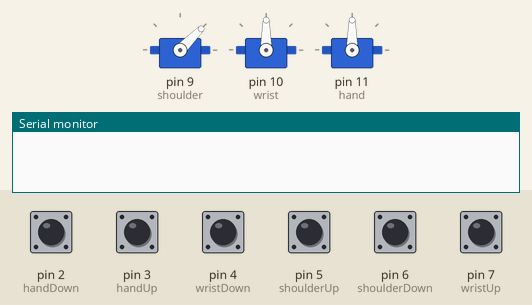
This sketch was run on a simulated Arduino Uno, built with avr-gcc and run on an emulated ATmega328P. On the bench: 3 × servo, the last lines printed to the serial monitor. Inputs (shaded band) come from the test bench; at power-on: pin 2 (handDown), pin 3 (handUp), pin 4 (wristDown), pin 5 (shoulderUp), pin 6 (shoulderDown), pin 7 (wristUp) LOW.

Above: at 1.2 s.
1.3 s: pin 5 (shoulderUp) pulled HIGH for 1 s
At 3.3 s:
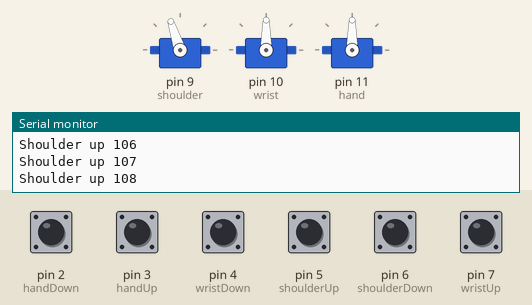
3.8 s: pin 2 (handDown) pulled HIGH for 0.15 s
At 5.1 s:
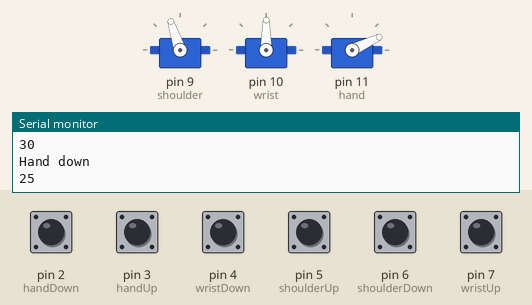
5.4 s: pin 3 (handUp) pulled HIGH for 1 s
At 6.7 s:
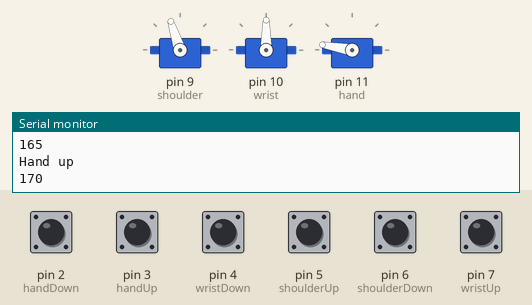
7.9 s: pin 4 (wristDown) pulled HIGH for 0.15 s
At 9.2 s:
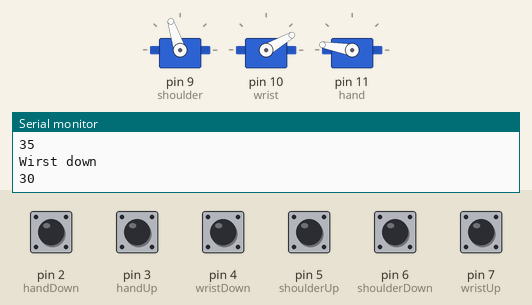
9.5 s: pin 6 (shoulderDown) pulled HIGH for 0.15 s
At 10.8 s:
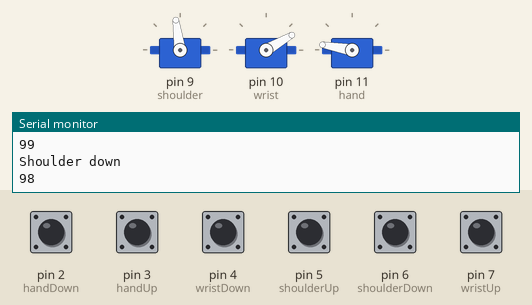
11.1 s: pin 7 (wristUp) pulled HIGH for 0.15 s
At 12.1 s:
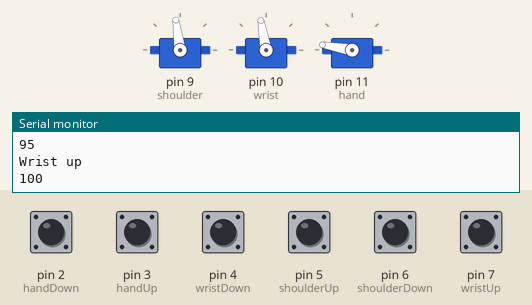
Timing chart, 0 to 13.7 s (numbered marks = the images above; inputs shaded):
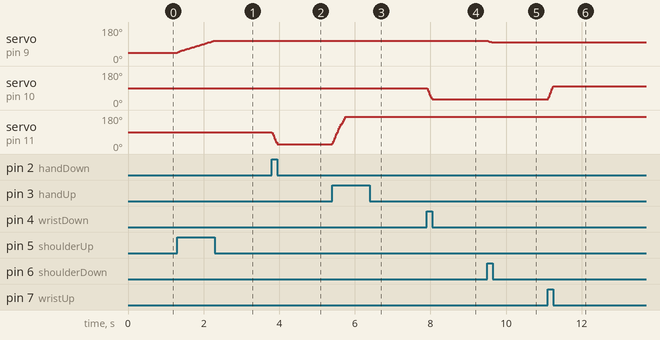

The sketch:

_6ButtonArm.ino
```cpp
#include <SoftwareSerial.h>
#include <Servo.h>


Servo shoulder;
Servo wrist;
Servo hand;

const int shoulderUp = 5;
const int shoulderDown = 6;
const int wristUp = 7;
const int wristDown = 4;
const int handUp = 3;
const int handDown = 2;

int shoulderPos = 45;
int wristPos = 90;
int handPos = 90;

void setup() {
  Serial.begin(9600);
  // put your setup code here, to run once:
  shoulder.attach(9);
  wrist.attach(10);
  hand.attach(11);

  pinMode(shoulderUp, INPUT);
  pinMode(shoulderDown, INPUT);
  pinMode(wristUp, INPUT);
  pinMode(wristDown, INPUT);
  pinMode(handUp, INPUT);
  pinMode(handDown, INPUT);
}

void loop() {
  // put your main code here, to run repeatedly:
  if ((digitalRead(shoulderUp) == 1) && !(shoulderPos == 170)) {
    shoulderPos += 1;
    Serial.print("Shoulder up ");
    Serial.println(shoulderPos);
  }
  else if ((digitalRead(shoulderDown) == 1) && !(shoulderPos == 10) ) {
    shoulderPos -= 1;
    Serial.println("Shoulder down");
    Serial.println(shoulderPos);
  }
  else if ((digitalRead(wristUp) == 1) && !(wristPos == 170)) {
    wristPos += 5;
    Serial.println("Wrist up");
    Serial.println(wristPos);
  }
  else if ((digitalRead(wristDown) == 1) && !(wristPos == 10)) {
    wristPos -= 5;
    Serial.println("Wirst down");
    Serial.println(wristPos);
  }
  else if ((digitalRead(handUp) == 1) && !(handPos == 170)) {
    handPos += 5;
    Serial.println("Hand up");
    Serial.println(handPos);
  }
  else if ((digitalRead(handDown) == 1) && !(handPos == 10)) {
    handPos -= 5;
    Serial.println("Hand down");
    Serial.println(handPos);
  }

  shoulder.write(shoulderPos);
  wrist.write(wristPos);
  hand.write(handPos);
  delay(10);
}
```

Measured:
- after the input at 1.3 s, servo on pin 9 (shoulder): moves from 45° to 108° over 0.99 s, starting at once
- after the input at 3.8 s, servo on pin 11 (hand): 90° → 25° at once
- after the input at 5.4 s, servo on pin 11 (hand): moves from 25° to 170° over 0.34 s, starting at once
- after the input at 7.9 s, servo on pin 10 (wrist): 90° → 30° at once
- after the input at 9.5 s, servo on pin 9 (shoulder): 108° → 98° at once
- after the input at 11.1 s, servo on pin 10 (wrist): 30° → 100° at once
